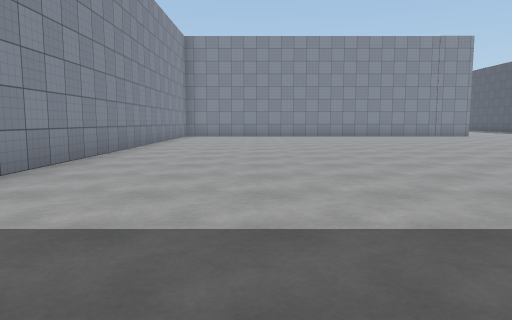
[1] (above)

23 first-person views from a walk through a scene from a Unity 3-D project. The camera is 1.2 m above the floor, tilts 6° down and sees 70° across. The floor is counted in squares, 2 m on a side. Each view is taken from the middle of a square. On the plan, view 1 faces up. The plan holds only what a view shows up to about 10 squares ahead; the rest is blank. The place goes on beyond the plan. The player character is not drawn. Surface patterns are stand-ins for the level's own textures.

[2]
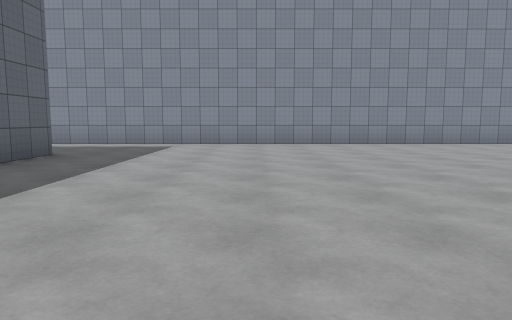

[3]
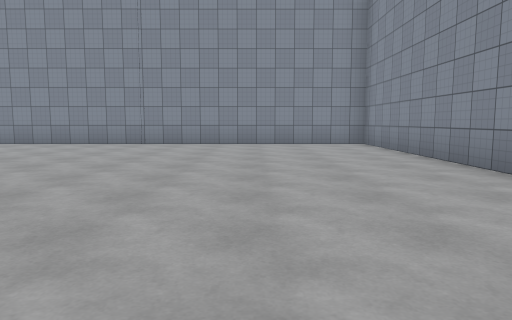

[4]
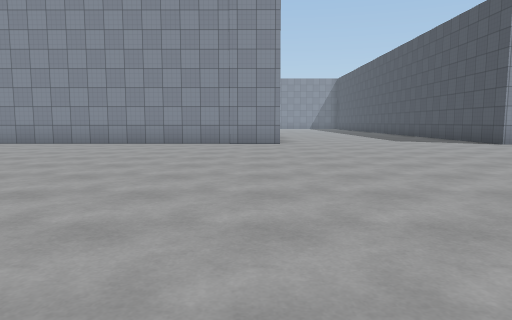

[5]
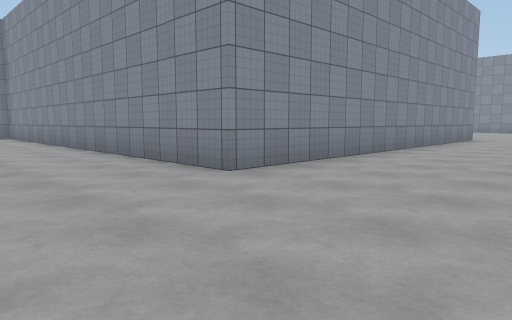

[6]
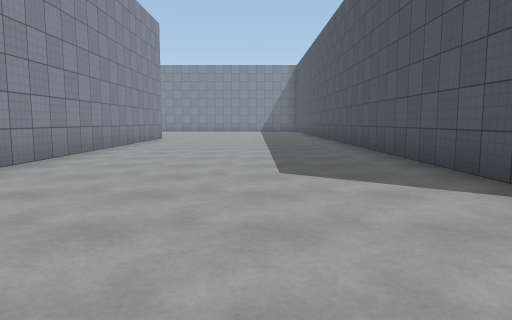

[7]
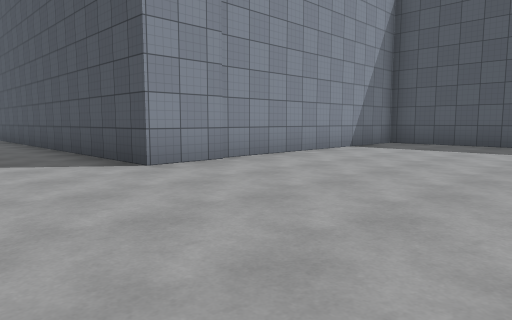

[8]
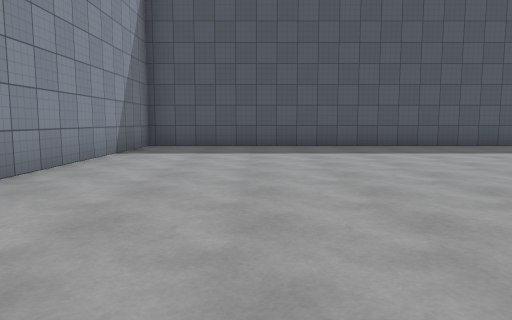

[9]
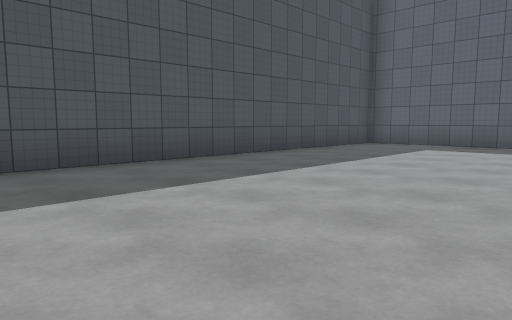

[10]
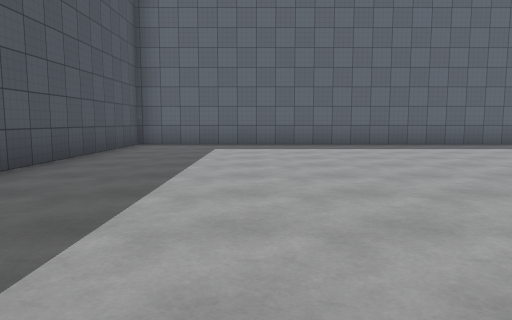

[11]
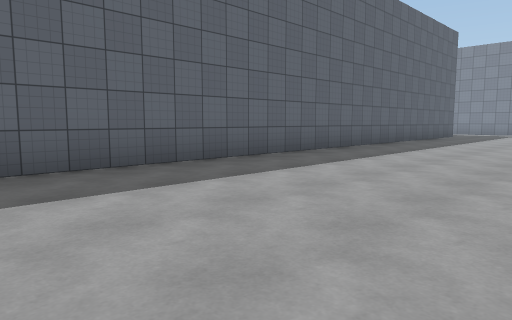

[12]
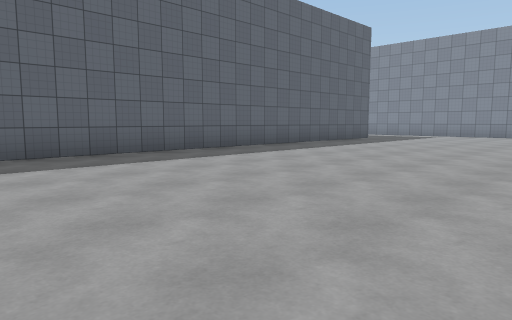

[13]
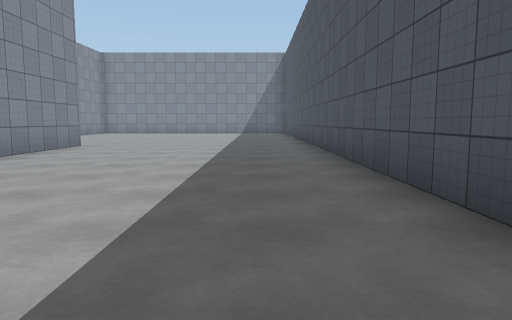

[14]
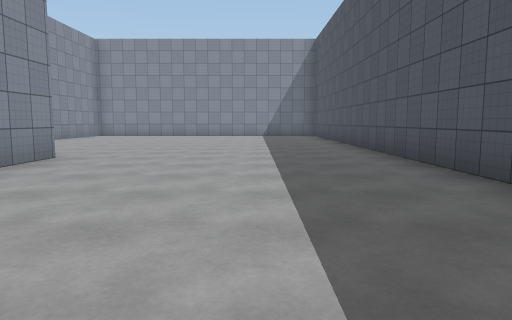

[15]
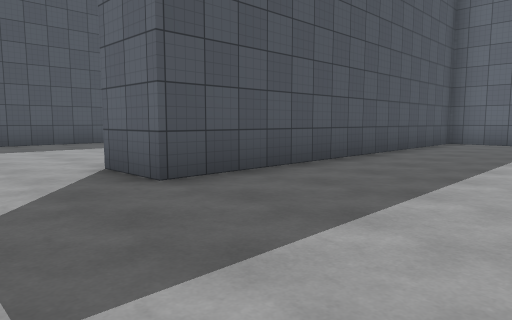

[16]
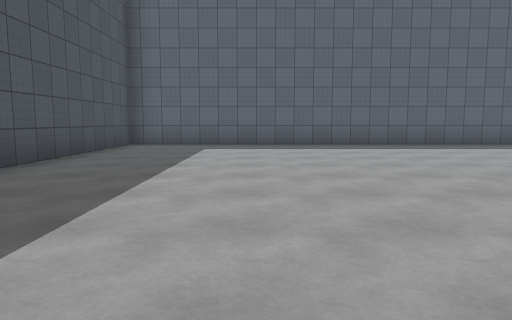

[17]
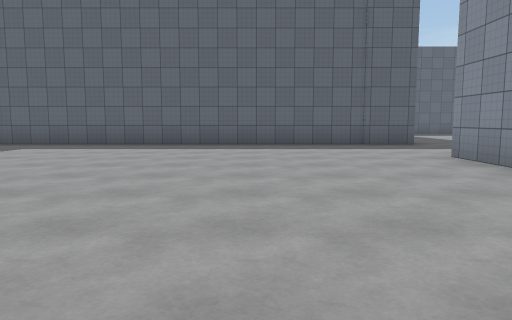

[18]
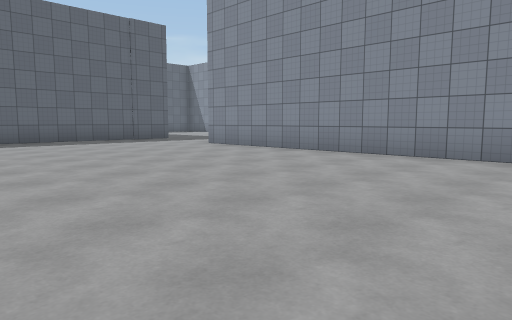

[19]
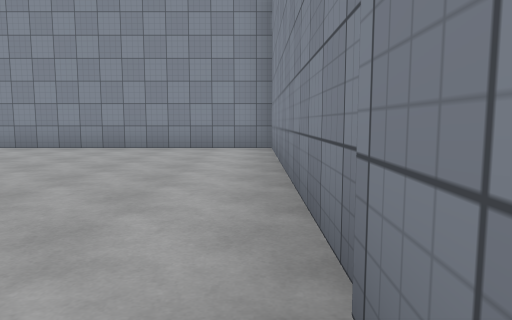

[20]
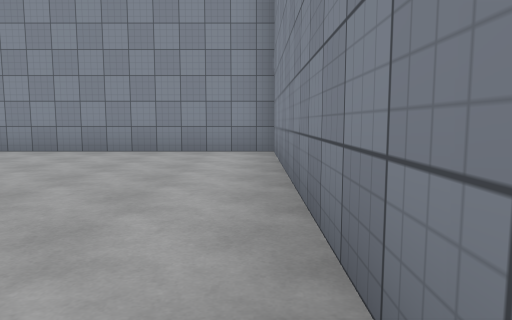

[21]
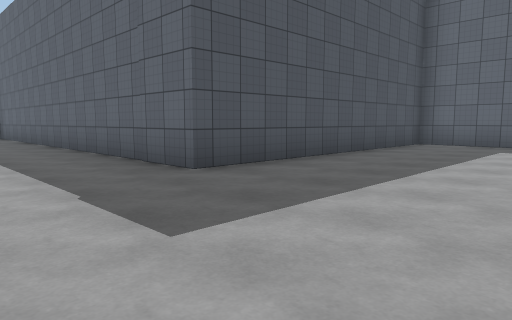

[22]
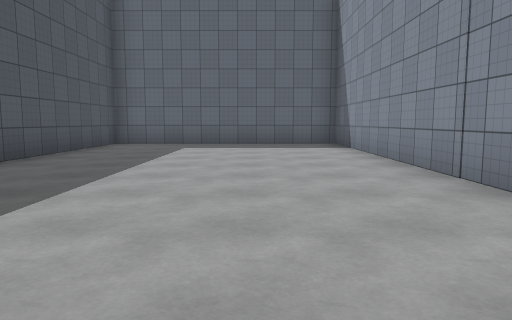

[23]
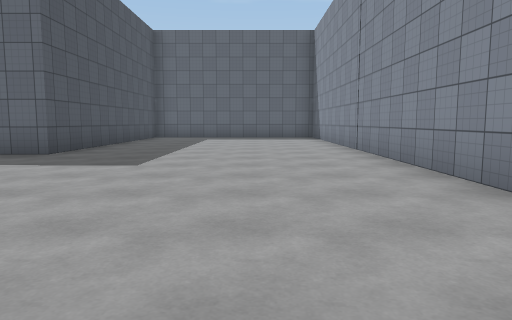

### Floor plan
Points are (right, up) in squares from view 1. A wall is a line through its corners. A room is listed if a view was taken in it or the views show most of it. See-through windows are left out.
Room 1 (views 1, 2, 3, 4, 5, 6, 7, 8, 9, 10, 11, 12, 13, 14)
walls: (5.4, 0.3) (22.1, 0.3) (22.1, 14.7) (14.5, 14.7) (14.5, 29.1); (0.4, 0.3) (1.8, 0.3); (7.3, 25.1) (8.7, 25.1) (8.7, 14.9) (-2.8, 14.9) (-2.8, -1.5)
ways out: opening at (6, 26.5) to room 2
Room 2 (views 15, 16, 17, 18, 19, 20, 21, 22, 23)
walls: (-10.2, 20) (-10.2, 9) (-4.2, 9) (-4.2, 16.3) (7.3, 16.3) (7.3, 25.1); (4.6, 28.4) (-3.3, 28.4) (-3.3, 19.8)
ways out: opening at (6, 26.5) to room 1

Where each view was taken, in squares from view 1:
view 1: 0 up, 0 right, facing up
view 2: 4 up, 7 right, facing left
view 3: 12 up, 7 right, facing left
view 4: 5 up, 8 right, facing up
view 5: 12 up, 12 right, facing up-left
view 6: 12 up, 12 right, facing up
view 7: 10 up, 12 right, facing up-right
view 8: 12 up, 13 right, facing right
view 9: 10 up, 17 right, facing down-right
view 10: 10 up, 19 right, facing down
view 11: 5 up, 16 right, facing down-left
view 12: 7 up, 13 right, facing down-left
view 13: 16 up, 13 right, facing up
view 14: 19 up, 12 right, facing up
view 15: 27 up, 4 right, facing down-right
view 16: 26 up, 4 right, facing down
view 17: 26 up, 0 right, facing down
view 18: 28 up, 3 right, facing down-left
view 19: 28 up, 5 right, facing left
view 20: 28 up, 4 right, facing left
view 21: 19 up, 8 left, facing down-right
view 22: 19 up, 8 left, facing down
view 23: 23 up, 8 left, facing down
